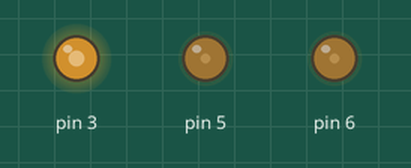
Simulated run of this sketch. Board: Arduino Uno, built with avr-gcc and run on an emulated ATmega328P. On the bench: output pins drawn as LEDs (lit = HIGH).

Above: at 0.1 s.
Timing chart, 0 to 1.6 s (numbered marks = the images above):
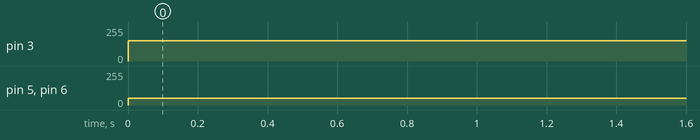

The sketch:

basicRGB.ino
```cpp
// blink RGB

void setup() {
  // blank
}

/*

  5/255=0.091 V(~20mV)

*/

void loop() {
  analogWrite(3, 153);		// BLUE(~3V)
  analogWrite(5, 51);		// GREEN(~1V)
  analogWrite(6, 51);		// RED(~1V)
}
```

Measured:
- by itself, pin 3: 0/255 → 153/255 at 0.00 s
- by itself, pin 5, pin 6: 0/255 → 51/255 at 0.00 s
